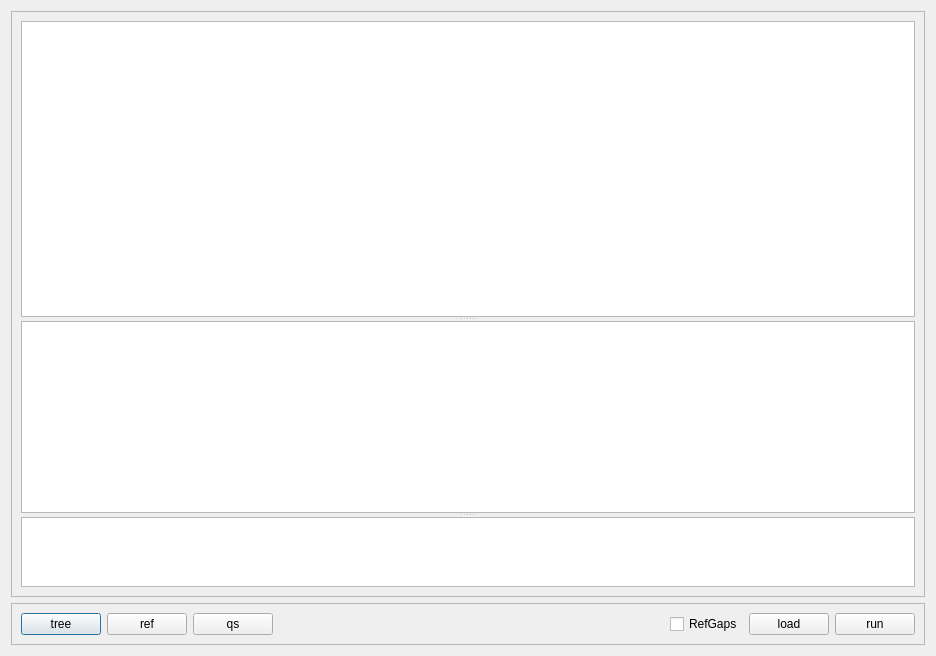
<?xml version="1.0" encoding="UTF-8"?>
<ui version="4.0">
 <class>Dialog</class>
 <widget class="QDialog" name="Dialog">
  <property name="geometry">
   <rect>
    <x>0</x>
    <y>0</y>
    <width>936</width>
    <height>656</height>
   </rect>
  </property>
  <property name="windowTitle">
   <string>Dialog</string>
  </property>
  <layout class="QVBoxLayout" name="verticalLayout">
   <item>
    <widget class="QFrame" name="frame">
     <property name="frameShape">
      <enum>QFrame::StyledPanel</enum>
     </property>
     <property name="frameShadow">
      <enum>QFrame::Raised</enum>
     </property>
     <layout class="QVBoxLayout" name="verticalLayout_2">
      <item>
       <widget class="QSplitter" name="splitter">
        <property name="orientation">
         <enum>Qt::Vertical</enum>
        </property>
        <widget class="QTableView" name="tv_alignment">
         <property name="sizePolicy">
          <sizepolicy hsizetype="Expanding" vsizetype="Expanding">
           <horstretch>0</horstretch>
           <verstretch>10</verstretch>
          </sizepolicy>
         </property>
         <property name="showGrid">
          <bool>false</bool>
         </property>
         <attribute name="horizontalHeaderVisible">
          <bool>false</bool>
         </attribute>
        </widget>
        <widget class="QTableView" name="tv_qs">
         <property name="enabled">
          <bool>true</bool>
         </property>
         <property name="showGrid">
          <bool>false</bool>
         </property>
        </widget>
        <widget class="QPlainTextEdit" name="pte_log">
         <property name="enabled">
          <bool>true</bool>
         </property>
         <property name="sizePolicy">
          <sizepolicy hsizetype="Expanding" vsizetype="Preferred">
           <horstretch>0</horstretch>
           <verstretch>1</verstretch>
          </sizepolicy>
         </property>
         <property name="baseSize">
          <size>
           <width>0</width>
           <height>0</height>
          </size>
         </property>
         <property name="readOnly">
          <bool>true</bool>
         </property>
         <property name="centerOnScroll">
          <bool>true</bool>
         </property>
        </widget>
       </widget>
      </item>
     </layout>
    </widget>
   </item>
   <item>
    <widget class="QFrame" name="frame_2">
     <property name="frameShape">
      <enum>QFrame::StyledPanel</enum>
     </property>
     <property name="frameShadow">
      <enum>QFrame::Raised</enum>
     </property>
     <layout class="QHBoxLayout" name="horizontalLayout_3">
      <item>
       <widget class="QPushButton" name="pb_tree">
        <property name="text">
         <string>tree</string>
        </property>
       </widget>
      </item>
      <item>
       <widget class="QPushButton" name="pb_ref">
        <property name="text">
         <string>ref</string>
        </property>
       </widget>
      </item>
      <item>
       <widget class="QPushButton" name="pb_qs">
        <property name="text">
         <string>qs</string>
        </property>
       </widget>
      </item>
      <item>
       <spacer name="horizontalSpacer">
        <property name="orientation">
         <enum>Qt::Horizontal</enum>
        </property>
        <property name="sizeHint" stdset="0">
         <size>
          <width>40</width>
          <height>20</height>
         </size>
        </property>
       </spacer>
      </item>
      <item>
       <widget class="QCheckBox" name="cbRefGaps">
        <property name="text">
         <string>RefGaps</string>
        </property>
       </widget>
      </item>
      <item>
       <widget class="QPushButton" name="pbLoad">
        <property name="text">
         <string>load</string>
        </property>
       </widget>
      </item>
      <item>
       <widget class="QPushButton" name="pbRun">
        <property name="text">
         <string>run</string>
        </property>
       </widget>
      </item>
     </layout>
    </widget>
   </item>
  </layout>
 </widget>
 <resources/>
 <connections>
  <connection>
   <sender>pbLoad</sender>
   <signal>clicked()</signal>
   <receiver>Dialog</receiver>
   <slot>accept()</slot>
   <hints>
    <hint type="sourcelabel">
     <x>783</x>
     <y>633</y>
    </hint>
    <hint type="destinationlabel">
     <x>467</x>
     <y>359</y>
    </hint>
   </hints>
  </connection>
 </connections>
 <slots>
  <slot>slot1()</slot>
 </slots>
</ui>
